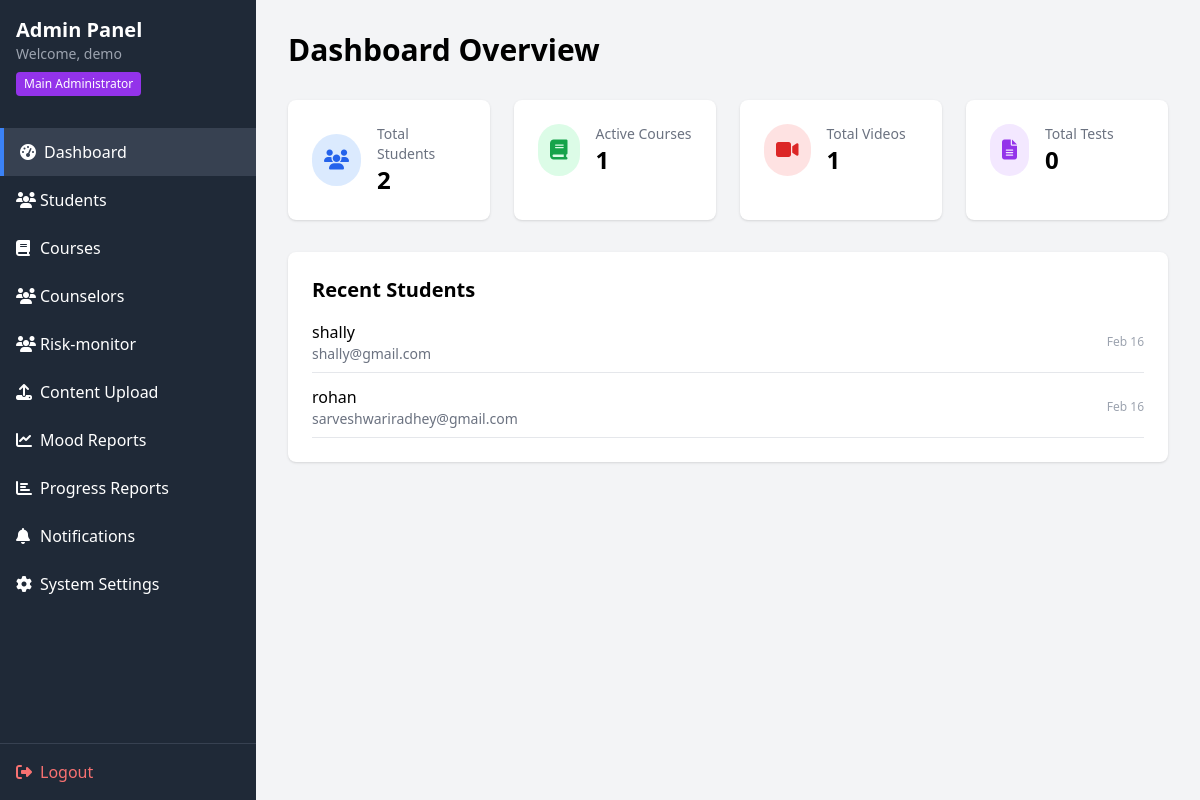
The app's page /dashboard.php (signed in) with its own data.
### tables this page shows
CREATE TABLE `users` (
  `id` int(11) NOT NULL,
  `name` varchar(100) NOT NULL,
  `email` varchar(100) NOT NULL,
  `password` varchar(255) NOT NULL,
  `avatar` varchar(500) DEFAULT NULL,
  `role` enum('admin','student') NOT NULL,
  `status` enum('active','suspended','inactive') DEFAULT 'active',
  `is_system_owner` tinyint(1) DEFAULT 0,
  `last_login` timestamp NULL DEFAULT NULL,
  `last_ip` varchar(45) DEFAULT NULL,
  `email_verified` tinyint(1) DEFAULT 0,
  `verification_token` varchar(100) DEFAULT NULL,
  `reset_token` varchar(100) DEFAULT NULL,
  `reset_expires` timestamp NULL DEFAULT NULL,
  `created_at` timestamp NOT NULL DEFAULT current_timestamp(),
  `updated_at` timestamp NOT NULL DEFAULT current_timestamp() ON UPDATE current_timestamp()
);

### dashboard.php (the view, shortened to what this page needs)
<?php
require_once '../includes/auth.php';
$stats = [];
$stmt = $pdo->query("SELECT COUNT(*) as total FROM users WHERE role='student'");
$stats['total_students'] = $stmt->fetch()['total'];
$stmt = $pdo->query("SELECT COUNT(*) as total FROM courses WHERE status='active'");
$stats['total_courses'] = $stmt->fetch()['total'] ?? 0;
$stmt = $pdo->query("SELECT COUNT(*) as total FROM videos");
$stats['total_videos'] = $stmt->fetch()['total'] ?? 0;
$stmt = $pdo->query("SELECT COUNT(*) as total FROM tests");
$stats['total_tests'] = $stmt->fetch()['total'] ?? 0;
$stmt = $pdo->query("SELECT id, name, email, created_at FROM users WHERE role='student' ORDER BY created_at DESC LIMIT 5");
$recent_users = $stmt->fetchAll();
?>
<!DOCTYPE html>
<html lang="en">
<head>
    <script src="https://cdn.tailwindcss.com"></script>
    <link rel="stylesheet" href="https://cdnjs.cloudflare.com/ajax/libs/font-awesome/6.4.0/css/all.min.css">
</head>
<body class="bg-gray-100">
    <div class="flex h-screen">
        <?php include 'sidebar.php'; ?>
        <div class="flex-1 overflow-auto">
            <div class="p-8">
                <h1 class="text-3xl font-bold mb-8">Dashboard Overview</h1>
                <div class="grid grid-cols-1 md:grid-cols-2 lg:grid-cols-4 gap-6 mb-8">
                    <div class="bg-white rounded-lg shadow p-6">
                        <div class="flex items-center">
                            <div class="p-3 bg-blue-100 rounded-full">
                                <i class="fas fa-users text-blue-600 text-xl"></i>
                            </div>
                            <div class="ml-4">
                                <p class="text-sm text-gray-500">Total Students</p>
                                <p class="text-2xl font-bold"><?= $stats['total_students'] ?></p>
                            </div>
                        </div>
                    </div>
                    <div class="bg-white rounded-lg shadow p-6">
                        <div class="flex items-center">
                            <div class="p-3 bg-green-100 rounded-full">
                                <i class="fas fa-book text-green-600 text-xl"></i>
                            </div>
                            <div class="ml-4">
                                <p class="text-sm text-gray-500">Active Courses</p>
                                <p class="text-2xl font-bold"><?= $stats['total_courses'] ?></p>
                            </div>
                        </div>
                    </div>
                    <div class="bg-white rounded-lg shadow p-6">
                        <div class="flex items-center">
                            <div class="p-3 bg-red-100 rounded-full">
                                <i class="fas fa-video text-red-600 text-xl"></i>
                            </div>
                            <div class="ml-4">
                                <p class="text-sm text-gray-500">Total Videos</p>
                                <p class="text-2xl font-bold"><?= $stats['total_videos'] ?></p>
                            </div>
                        </div>
                    </div>
                    <div class="bg-white rounded-lg shadow p-6">
                        <div class="flex items-center">
                            <div class="p-3 bg-purple-100 rounded-full">
                                <i class="fas fa-file-alt text-purple-600 text-xl"></i>
                            </div>
                            <div class="ml-4">
                                <p class="text-sm text-gray-500">Total Tests</p>
                                <p class="text-2xl font-bold"><?= $stats['total_tests'] ?></p>
                            </div>
                        </div>
                    </div>
                </div>
                <div class="bg-white rounded-lg shadow p-6">
                    <h2 class="text-xl font-bold mb-4">Recent Students</h2>
                    <div class="space-y-3">
                        <?php foreach ($recent_users as $user): ?>
                        <div class="flex items-center justify-between border-b pb-2">
                            <div>
                                <p class="font-medium"><?= htmlspecialchars($user['name']) ?></p>
                                <p class="text-sm text-gray-500"><?= htmlspecialchars($user['email']) ?></p>
                            </div>
                            <span class="text-xs text-gray-400"><?= date('M d', strtotime($user['created_at'])) ?></span>
                        </div>
                        <?php endforeach; ?>
                    </div>
                </div>
            </div>
        </div>
    </div>
</body>
</html>

### records on screen
users: name "shally", email "shally@gmail.com", created_at "Feb 16"
users: name "rohan", email "sarveshwariradhey@gmail.com", created_at "Feb 16"

### other values on screen
$_SESSION['name'] "demo"
$stats['total_students'] "2"
$stats['total_courses'] "1"
$stats['total_videos'] "1"
$stats['total_tests'] "0"
